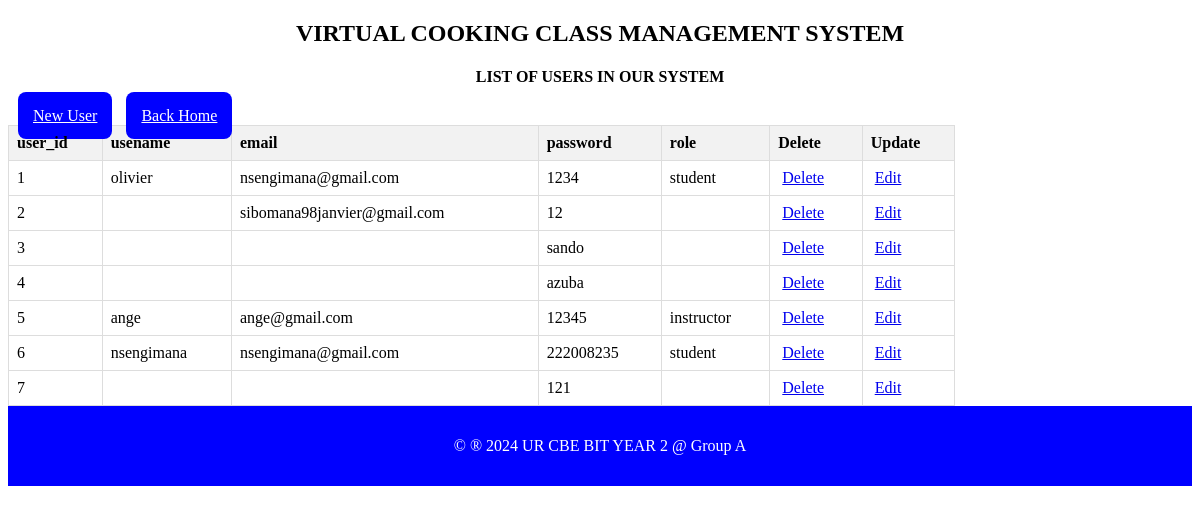
/users_table.php, run on the app's committed database.
### tables this page shows
CREATE TABLE `users` (
  `user_id` int(11) NOT NULL,
  `username` varchar(50) NOT NULL,
  `email` varchar(100) NOT NULL,
  `password` varchar(100) NOT NULL,
  `role` enum('student','instructor') NOT NULL
);

### users_table.php (the view, shortened to what this page needs)
<?php
include "dbconnection.php";
$sql = "SELECT * FROM users";
$result = $connection->query($sql);
?>
<!DOCTYPE html>
<html>
<head>
</head>
<body>
    <div class="container">
        <h2 style="text-align: center; font-family: century; font-weight: bold;">VIRTUAL COOKING CLASS MANAGEMENT SYSTEM</h2>
        <h4 style="text-align: center; font-family: century; font-weight: bold;">LIST OF USERS  IN OUR SYSTEM</h4>
        <a href="users_form.php" class="btn btn-primary" style="background-color: blue; border-radius: 8px; color:white; padding: 15px; margin-left: 10px; margin-top: 500px;">New User</a>
        <a href="home.php" class="btn btn-secondary" style="background-color: blue; border-radius: 8px; color:white; padding: 15px; margin-left: 10px; margin-top: 500px;">Back Home</a>
        <table class="table table-bordered">
            <thead class="bg-warning">
                <tr>
                    <th>user_id</th>
                    <th>usename</th>
                    <th>email</th>
                    <th>password</th>
                    <th>role</th>
                    <th>Delete</th>
                    <th>Update</th>
                </tr>
            </thead>
            <tbody>
                <?php
                if ($result->num_rows > 0) {
                    while ($row = $result->fetch_assoc()) {
                        echo "<tr>
                            <td>" . $row['user_id'] . "</td>
                            <td>" . $row['username'] . "</td>
                            <td>" . $row['email'] . "</td>
                            <td>" . $row['password'] . "</td>
                            <td>" . $row['role'] . "</td>
                            <td><a style='padding: 4px;' href='user_delete.php?user_id={$row['user_id']}'>Delete</a></td>
                            <td><a style='padding: 4px;' href='user_edit.php?user_id={$row['user_id']}'>Edit</a></td>
                        </tr>";
                    }
                } else {
                    echo "<tr><td colspan='5'>No data found</td></tr>";
                }
                ?>
            </tbody>
        </table>
    </div>
    <footer>
        <p>&copy; &reg; 2024 UR CBE BIT YEAR 2 @ Group A</p>
    </footer>
</body>
</html>

### users_table.php (style rules this page uses)
table { width: 80%; border-collapse: collapse; }
th, td { border: 1px solid #ddd; padding: 8px; text-align: left; }
th { background-color: #f2f2f2; }
footer { height: 50px; text-align: center; padding: 15px; color: white; background-color: blue; }

### data on the page
users: user_id "1", username "olivier", email "nsengimana@gmail.com", password "1234", role "student"
users: user_id "2", email "sibomana98janvier@gmail.com", password "12"
users: user_id "3", password "sando"
users: user_id "4", password "azuba"
users: user_id "5", username "ange", email "ange@gmail.com", password "12345", role "instructor"
users: user_id "6", username "nsengimana", email "nsengimana@gmail.com", password "222008235", role "student"
users: user_id "7", password "121"
